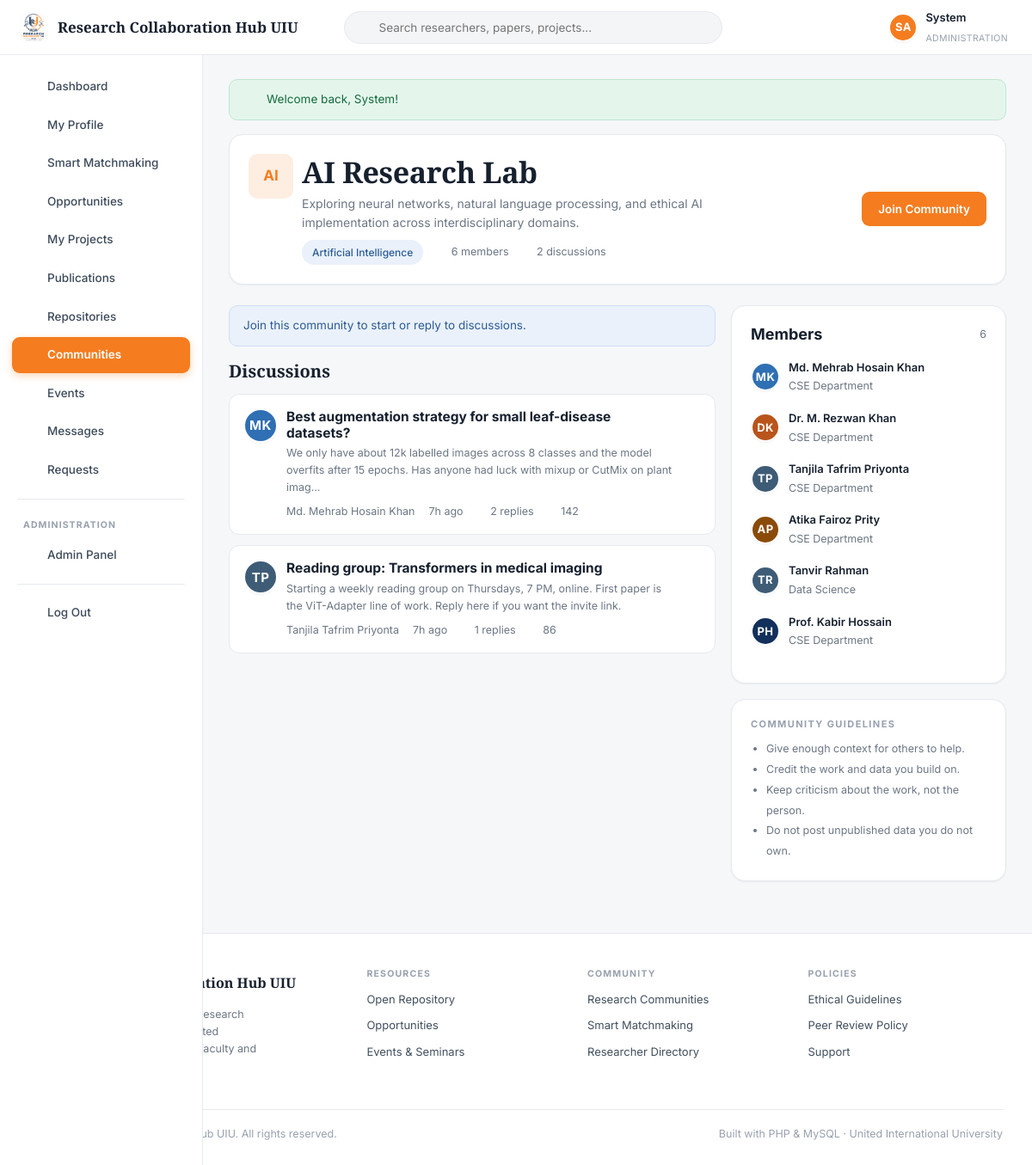
The page /community.php?id=1 (signed in) on the database its author committed.
### tables this page shows
CREATE TABLE `users` (
  `id`                INT AUTO_INCREMENT PRIMARY KEY,
  `first_name`        VARCHAR(60)  NOT NULL,
  `last_name`         VARCHAR(60)  NOT NULL,
  `email`             VARCHAR(150) NOT NULL UNIQUE,
  `password`          VARCHAR(255) NOT NULL,
  `role`              ENUM('student','faculty','admin') NOT NULL DEFAULT 'student',
  `researcher_type`   ENUM('student_academic','corporate','gov_ngo','medical','non_researcher') DEFAULT 'student_academic',
  `department`        VARCHAR(100) DEFAULT NULL,
  `university`        VARCHAR(150) DEFAULT 'United International University',
  `designation`       VARCHAR(120) DEFAULT NULL,
  `trimester`         VARCHAR(30)  DEFAULT NULL,
  `student_id`        VARCHAR(30)  DEFAULT NULL,
  `cgpa`              DECIMAL(3,2) DEFAULT NULL,
  `bio`               TEXT         DEFAULT NULL,
  `avatar`            VARCHAR(255) DEFAULT NULL,
  `cover`             VARCHAR(255) DEFAULT NULL,
  `phone`             VARCHAR(40)  DEFAULT NULL,
  `city`              VARCHAR(80)  DEFAULT 'Dhaka',
  `linkedin`          VARCHAR(200) DEFAULT NULL,
  `orcid`             VARCHAR(60)  DEFAULT NULL,
  `website`           VARCHAR(200) DEFAULT NULL,
  `availability`      VARCHAR(60)  DEFAULT NULL,
  `preferred_team`    VARCHAR(40)  DEFAULT NULL,
  `open_to_collab`    TINYINT(1)   NOT NULL DEFAULT 1,
  `status`            ENUM('active','suspended') NOT NULL DEFAULT 'active',
  `created_at`        DATETIME     NOT NULL DEFAULT CURRENT_TIMESTAMP
);

CREATE TABLE `communities` (
  `id`          INT AUTO_INCREMENT PRIMARY KEY,
  `name`        VARCHAR(150) NOT NULL,
  `description` TEXT DEFAULT NULL,
  `field`       VARCHAR(80) DEFAULT 'General',
  `icon`        VARCHAR(10) DEFAULT 'CM',
  `created_by`  INT DEFAULT NULL,
  `created_at`  DATETIME NOT NULL DEFAULT CURRENT_TIMESTAMP,
  FOREIGN KEY (`created_by`) REFERENCES `users`(`id`) ON DELETE SET NULL
);

CREATE TABLE `community_posts` (
  `id`           INT AUTO_INCREMENT PRIMARY KEY,
  `community_id` INT NOT NULL,
  `user_id`      INT NOT NULL,
  `title`        VARCHAR(250) NOT NULL,
  `body`         TEXT NOT NULL,
  `views`        INT NOT NULL DEFAULT 0,
  `created_at`   DATETIME NOT NULL DEFAULT CURRENT_TIMESTAMP,
  FOREIGN KEY (`community_id`) REFERENCES `communities`(`id`) ON DELETE CASCADE,
  FOREIGN KEY (`user_id`)      REFERENCES `users`(`id`)       ON DELETE CASCADE
);

### config/database.php (called while the page is built)
<?php
function db(): PDO
{
    static $pdo = null;
    if ($pdo instanceof PDO) {
        return $pdo;
    }
    $dsn = 'mysql:host=' . DB_HOST . ';dbname=' . DB_NAME . ';charset=' . DB_CHARSET;
    try {
        $pdo = new PDO($dsn, DB_USER, DB_PASS, [
            PDO::ATTR_ERRMODE            => PDO::ERRMODE_EXCEPTION,
            PDO::ATTR_DEFAULT_FETCH_MODE => PDO::FETCH_ASSOC,
            PDO::ATTR_EMULATE_PREPARES   => false,
        ]);
    } catch (PDOException $e) {
        die(
            '<div style="font-family:system-ui;max-width:640px;margin:80px auto;padding:28px;'
          . 'border:1px solid #e3e6ea;border-radius:12px;background:#fff">'
          . '<h2 style="color:#12305B;margin:0 0 10px">Database connection failed</h2>'
          . '<p style="color:#5b6472;line-height:1.6">PHP could not reach MySQL. Check that:</p>'
          . '<ol style="color:#5b6472;line-height:1.8">'
          . '<li><strong>Apache</strong> and <strong>MySQL</strong> are both running in the XAMPP Control Panel.</li>'
          . '<li>You imported <code>database/rch_uiu.sql</code> in phpMyAdmin.</li>'
          . '<li>The credentials in <code>config/config.php</code> match your MySQL setup.</li>'
          . '</ol>'
          . '<p style="color:#98a1ae;font-size:13px">MySQL says: ' . htmlspecialchars($e->getMessage()) . '</p>'
          . '</div>'
        );
    }
    return $pdo;
}
function q(string $sql, array $params = []): PDOStatement
{
    $stmt = db()->prepare($sql);
    $stmt->execute($params);
    return $stmt;
}
function fetchOne(string $sql, array $params = []): ?array
{
    $row = q($sql, $params)->fetch();
    return $row === false ? null : $row;
}
function fetchAll(string $sql, array $params = []): array
{
    return q($sql, $params)->fetchAll();
}
function fetchValue(string $sql, array $params = [], $default = 0)
{
    $val = q($sql, $params)->fetchColumn();
    return $val === false ? $default : $val;
}

### community.php (the view, shortened to what this page needs)
<?php
$me  = currentUser();
$uid = (int)$me['id'];
$cid = (int)input('id', 0);
$c = fetchOne('SELECT * FROM communities WHERE id = ?', [$cid]);
$joined = (bool)fetchValue('SELECT COUNT(*) FROM community_members WHERE community_id = ? AND user_id = ?',
                           [$cid, $uid]);
$posts = fetchAll(
    'SELECT cp.*, u.first_name, u.last_name, u.avatar, u.id AS uid, u.department,
            (SELECT COUNT(*) FROM community_replies cr WHERE cr.post_id = cp.id) AS replies
     FROM community_posts cp JOIN users u ON u.id = cp.user_id
     WHERE cp.community_id = ? ORDER BY cp.created_at DESC', [$cid]);
$members = fetchAll('SELECT u.* FROM community_members cm JOIN users u ON u.id = cm.user_id
                     WHERE cm.community_id = ? ORDER BY cm.joined_at DESC LIMIT 8', [$cid]);
$memberCount = (int)fetchValue('SELECT COUNT(*) FROM community_members WHERE community_id = ?', [$cid]);
require_once ROOT_PATH . '/includes/header.php';
?>
<div class="card mb-3">
  <div class="flex-between flex-wrap" style="gap:16px">
    <div class="flex" style="align-items:flex-start">
      <span class="stat-ico" style="width:52px;height:52px;font-weight:700;font-size:17px"><?= e($c['icon']) ?></span>
      <div>
        <h1 style="margin-bottom:5px"><?= e($c['name']) ?></h1>
        <p class="muted mb-1" style="max-width:560px"><?= e($c['description']) ?></p>
        <div class="flex muted-sm" style="gap:16px">
          <span class="chip chip-blue"><?= e($c['field']) ?></span>
          <span><?= icon('users', 13) ?> <?= $memberCount ?> members</span>
          <span><?= icon('chat', 13) ?> <?= count($posts) ?> discussions</span>
        </div>
      </div>
    </div>
    <form method="post"><?= csrfField() ?>
      <button class="btn <?= $joined ? 'btn-outline' : 'btn-primary' ?>" type="submit">
        <?= $joined ? 'Leave Community' : 'Join Community' ?></button>
    </form>
  </div>
</div>
<div class="layout-main-side">
  <div>
    <?php if ($joined): ?>
      <div class="card mb-3">
        <h3>Start a discussion</h3>
        <form method="post">
          <?= csrfField() ?>
          <input type="hidden" name="action" value="new_post">
          <div class="form-group">
            <label for="title">Question or topic</label>
            <input type="text" id="title" name="title" placeholder="e.g. Best augmentation strategy for small datasets?" required>
          </div>
          <div class="form-group">
            <label for="body">Details</label>
            <textarea id="body" name="body" placeholder="Give enough context for someone to actually help..." required></textarea>
          </div>
          <button class="btn btn-primary" type="submit">Post Discussion</button>
        </form>
      </div>
    <?php else: ?>
      <div class="alert alert-info"><span>Join this community to start or reply to discussions.</span></div>
    <?php endif; ?>
    <h2 class="section-title">Discussions</h2>
    <?php if (!$posts): ?>
      <div class="empty"><h3>No discussions yet</h3><p>Be the first to ask a question here.</p></div>
    <?php else: foreach ($posts as $p): ?>
      <a class="list-card" href="<?= url('post.php?id=' . (int)$p['id']) ?>">
        <div class="flex" style="align-items:flex-start">
          <?= avatar(['id' => $p['uid'], 'first_name' => $p['first_name'],
                      'last_name' => $p['last_name'], 'avatar' => $p['avatar']], 40) ?>
          <div class="flex-1">
            <h4 style="font-size:15.5px;margin-bottom:4px"><?= e($p['title']) ?></h4>
            <p class="muted-sm mb-1"><?= e(excerpt($p['body'], 150)) ?></p>
            <div class="flex muted-sm" style="gap:16px">
              <span><?= e($p['first_name'] . ' ' . $p['last_name']) ?></span>
              <span><?= timeAgo($p['created_at']) ?></span>
              <span><?= icon('chat', 12) ?> <?= (int)$p['replies'] ?> replies</span>
              <span><?= icon('eye', 12) ?> <?= (int)$p['views'] ?></span>
            </div>
          </div>
          <?= icon('chevron-right', 18) ?>
        </div>
      </a>
    <?php endforeach; endif; ?>
  </div>
  <div class="flex-col" style="gap:18px">
    <div class="card">
      <div class="card-head"><h3 style="margin:0">Members</h3><span class="muted-sm"><?= $memberCount ?></span></div>
      <?php foreach ($members as $m): ?>
        <a class="flex mb-2" style="text-decoration:none;color:inherit"
           href="<?= url('profile.php?id=' . (int)$m['id']) ?>">
          <?= avatar($m, 34) ?>
          <span>
            <span style="font-size:13px;font-weight:600;display:block"><?= e(fullName($m)) ?></span>
            <span class="muted-sm"><?= e($m['department']) ?></span>
          </span>
        </a>
      <?php endforeach; ?>
    </div>
    <div class="card">
      <h5 class="eyebrow eyebrow-muted">Community Guidelines</h5>
      <ul class="muted-sm" style="padding-left:18px;margin:0;line-height:1.9">
        <li>Give enough context for others to help.</li>
        <li>Credit the work and data you build on.</li>
        <li>Keep criticism about the work, not the person.</li>
        <li>Do not post unpublished data you do not own.</li>
      </ul>
    </div>
  </div>
</div>
<?php require_once ROOT_PATH . '/includes/footer.php'; ?>

### includes/header.php (shortened to what this page needs)
<?php
require_once ROOT_PATH . '/includes/icons.php';
$layout    = $layout    ?? (isLoggedIn() ? 'app' : 'public');
$me        = currentUser();
?>
<!DOCTYPE html>
<html lang="en">
<head>
<link rel="stylesheet" href="<?= url('assets/css/style.css') ?>">
</head>
<body class="layout-<?= e($layout) ?>">
<?php if ($layout === 'app'): ?>
<header class="topbar">
  <button class="icon-btn menu-toggle" id="menuToggle" aria-label="Toggle menu"><?= icon('menu', 20) ?></button>
  <a class="brand" href="<?= url('dashboard.php') ?>">
    <img src="<?= url('assets/img/logo.jpg') ?>" alt="Logo">
    <span class="brand-name"><?= e(SITE_NAME) ?></span>
  </a>
  <form class="topsearch" action="<?= url('search.php') ?>" method="get" role="search">
    <span class="ico"><?= icon('search', 16) ?></span>
    <input type="search" name="q" placeholder="Search researchers, papers, projects..."
           value="<?= e($_GET['q'] ?? '') ?>">
  </form>
  <div class="topactions">
    <a class="icon-btn" href="<?= url('notifications.php') ?>" title="Notifications">
      <?= icon('bell', 19) ?>
    </a>
    <a class="icon-btn" href="<?= url('messages.php') ?>" title="Messages">
      <?= icon('mail', 19) ?>
    </a>
    <a class="topuser" href="<?= url('profile.php') ?>">
      <?= avatar($me, 34) ?>
      <span>
        <span class="nm"><?= e($me['first_name']) ?></span><br>
        <span class="rl"><?= e($me['department'] ?: ucfirst($me['role'])) ?></span>
      </span>
    </a>
  </div>
</header>
<div class="app">
  <nav class="sidebar" id="sidebar">
    <a href="<?= url('dashboard.php') ?>"     class="<?= isActive('dashboard.php') ? 'active' : '' ?>"><?= icon('dashboard') ?> Dashboard</a>
    <a href="<?= url('profile.php') ?>"       class="<?= isActive('profile.php') || isActive('profile_edit.php') ? 'active' : '' ?>"><?= icon('user') ?> My Profile</a>
    <a href="<?= url('matchmaking.php') ?>"   class="<?= isActive('matchmaking.php') ? 'active' : '' ?>"><?= icon('sparkle') ?> Smart Matchmaking</a>
    <a href="<?= url('opportunities.php') ?>" class="<?= isActive('opportunities.php') || isActive('opportunity.php') ? 'active' : '' ?>"><?= icon('bulb') ?> Opportunities</a>
    <a href="<?= url('projects.php') ?>"      class="<?= isActive('projects.php') || isActive('project.php') || isActive('project_form.php') ? 'active' : '' ?>"><?= icon('folder') ?> My Projects</a>
    <a href="<?= url('publications.php') ?>"  class="<?= isActive('publications.php') || isActive('publication.php') ? 'active' : '' ?>"><?= icon('file') ?> Publications</a>
    <a href="<?= url('repository.php') ?>"    class="<?= isActive('repository.php') ? 'active' : '' ?>"><?= icon('layers') ?> Repositories</a>
    <a href="<?= url('communities.php') ?>"   class="<?= isActive('communities.php') || isActive('community.php') || isActive('post.php') ? 'active' : '' ?>"><?= icon('users') ?> Communities</a>
    <a href="<?= url('events.php') ?>"        class="<?= isActive('events.php') ? 'active' : '' ?>"><?= icon('calendar') ?> Events</a>
    <a href="<?= url('messages.php') ?>"      class="<?= isActive('messages.php') ? 'active' : '' ?>">
      <?= icon('mail') ?> Messages
    </a>
    <a href="<?= url('requests.php') ?>"      class="<?= isActive('requests.php') ? 'active' : '' ?>"><?= icon('user-plus') ?> Requests</a>
    <?php if ($me['role'] === 'admin'): ?>
      <div class="sidebar-sep"></div>
      <div class="sidebar-label">Administration</div>
      <a href="<?= url('admin/index.php') ?>"><?= icon('shield') ?> Admin Panel</a>
    <?php endif; ?>
    <div class="sidebar-sep"></div>
    <a href="<?= url('logout.php') ?>"><?= icon('logout') ?> Log Out</a>
  </nav>
  <main class="app-main">
    <?php foreach (getFlashes() as $f): ?>
      <div class="alert alert-<?= e($f['type']) ?>"><?= icon($f['type'] === 'success' ? 'check-circle' : 'help', 17) ?><span><?= e($f['message']) ?></span></div>
    <?php endforeach; ?>
<?php endif; ?>

### includes/icons.php (shortened to what this page needs)
<?php
function icon(string $name, int $size = 18, string $class = ''): string
{
    $body = $paths[$name] ?? $paths['help'];
    return '<svg class="ic ' . htmlspecialchars($class) . '" xmlns="http://www.w3.org/2000/svg" width="' . $size
         . '" height="' . $size . '" viewBox="0 0 24 24" fill="none" stroke="currentColor" stroke-width="1.9"'
         . ' stroke-linecap="round" stroke-linejoin="round" aria-hidden="true">' . $body . '</svg>';
}

### includes/functions.php (shortened to what this page needs)
<?php
function e($value): string
{
    return htmlspecialchars((string)$value, ENT_QUOTES, 'UTF-8');
}
function url(string $path = ''): string
{
    return BASE_URL . ltrim($path, '/');
}
function getFlashes(): array
{
    $f = $_SESSION['flash'] ?? [];
    return $f;
}
function isLoggedIn(): bool
{
    return !empty($_SESSION['user_id']);
}
function currentUser(): ?array
{
    static $user = null;
    static $loaded = false;
    if ($loaded) { return $user; }
    $loaded = true;
    $user = fetchOne('SELECT * FROM users WHERE id = ? AND status = "active"', [$_SESSION['user_id']]);
    return $user;
}
function fullName(array $user): string
{
    return trim($user['first_name'] . ' ' . $user['last_name']);
}
function initials(array $user): string
{
    return strtoupper(substr($user['first_name'], 0, 1) . substr($user['last_name'], 0, 1));
}
function avatarUrl(?array $user): string
{
    return '';
}
function avatar(?array $user, int $size = 40, string $extraClass = ''): string
{
    $src = avatarUrl($user);
    $style = 'width:' . $size . 'px;height:' . $size . 'px;';
    $palette = ['#12305B', '#F57C1F', '#2F6FB3', '#B9541B', '#3E5C76', '#8A4B08'];
    $bg      = $palette[((int)$user['id']) % count($palette)];
    $font    = max(10, (int)round($size * 0.38));
    return '<span class="avatar avatar-initials ' . e($extraClass) . '" style="' . $style
         . 'background:' . $bg . ';font-size:' . $font . 'px" title="' . e(fullName($user)) . '">'
         . e(initials($user)) . '</span>';
}
function timeAgo(?string $datetime): string
{
    $ts   = strtotime($datetime);
    $diff = time() - $ts;
    if ($diff < 86400)  { return floor($diff / 3600) . 'h ago'; }
    return date('d M Y', $ts);
}
function excerpt(?string $text, int $limit = 140): string
{
    $text = trim(strip_tags((string)$text));
    if (mb_strlen($text) <= $limit) { return $text; }
    return mb_substr($text, 0, $limit) . '...';
}
function input(string $key, $default = '')
{
    $v = $_POST[$key] ?? $_GET[$key] ?? $default;
    return is_string($v) ? trim($v) : $v;
}
function isActive(string $page): bool
{
    return basename($_SERVER['PHP_SELF']) === $page;
}

### rows shown on the page
users: initials($user) "SA", first_name "System", department "ADMINISTRATION"
communities: icon "AI", name "AI Research Lab", description "Exploring neural networks, natural language processing, and ethical AI implementation across interdisciplinary domains.", field "Artificial Intelligence"
community_posts: user "MK", title "Best augmentation strategy for small leaf-disease datasets?", body "We only have about 12k labelled images across 8 classes and the model overfits after 15 epochs. Has anyone had luck with mixup or CutMix on plant imag...", user.last_name "Md. Mehrab Hosain Khan", created_at "7h ago", $size 12 (drawn), replies "2", views "142"
community_posts: user "TP", title "Reading group: Transformers in medical imaging", body "Starting a weekly reading group on Thursdays, 7 PM, online. First paper is the ViT-Adapter line of work. Reply here if you want the invite link.", user.last_name "Tanjila Tafrim Priyonta", created_at "7h ago", $size 12 (drawn), replies "1", views "86"
users: initials($user) "MK", fullName($m) "Md. Mehrab Hosain Khan", department "CSE Department"
users: initials($user) "DK", fullName($m) "Dr. M. Rezwan Khan", department "CSE Department"
users: initials($user) "TP", fullName($m) "Tanjila Tafrim Priyonta", department "CSE Department"
users: initials($user) "AP", fullName($m) "Atika Fairoz Prity", department "CSE Department"
users: initials($user) "TR", fullName($m) "Tanvir Rahman", department "Data Science"
users: initials($user) "PH", fullName($m) "Prof. Kabir Hossain", department "CSE Department"

### other values the page prints
SITE_NAME "Research Collaboration Hub UIU"
$f['message'] "Welcome back, System!"
$memberCount "6"
count($posts) "2"
